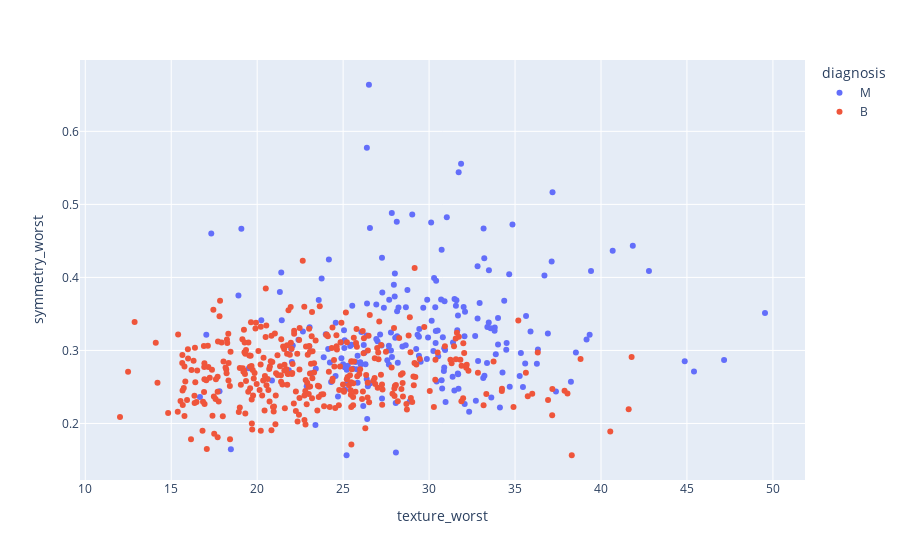

The notebook cell this image was saved under:
### Code cell
fig2=px.scatter(df,x='texture_worst',y= 'symmetry_worst',color='diagnosis',size_max=50)
fig2.show()

### Figure 1 — Plotly figure (JSON) as saved in the notebook; plotly's stock layout.template omitted (floating-point values rounded to 4 significant figures; data arrays with more than 128 entries replaced by an {"elided": "..."} marker saying what was removed)
{"data": [{"hovertemplate": "diagnosis=M<br>texture_worst=%{x}<br>symmetry_worst=%{y}<extra></extra>", "legendgroup": "M", "marker": {"color": "#636efa", "symbol": "circle"}, "mode": "markers", "name": "M", "orientation": "v", "showlegend": true, "type": "scatter", "x": {"elided": "212 float values"}, "xaxis": "x", "y": {"elided": "212 float values"}, "yaxis": "y"}, {"hovertemplate": "diagnosis=B<br>texture_worst=%{x}<br>symmetry_worst=%{y}<extra></extra>", "legendgroup": "B", "marker": {"color": "#EF553B", "symbol": "circle"}, "mode": "markers", "name": "B", "orientation": "v", "showlegend": true, "type": "scatter", "x": {"elided": "357 float values"}, "xaxis": "x", "y": {"elided": "357 float values"}, "yaxis": "y"}], "layout": {"legend": {"title": {"text": "diagnosis"}, "tracegroupgap": 0}, "margin": {"t": 60}, "xaxis": {"anchor": "y", "domain": [0, 1], "title": {"text": "texture_worst"}}, "yaxis": {"anchor": "x", "domain": [0, 1], "title": {"text": "symmetry_worst"}}}}
